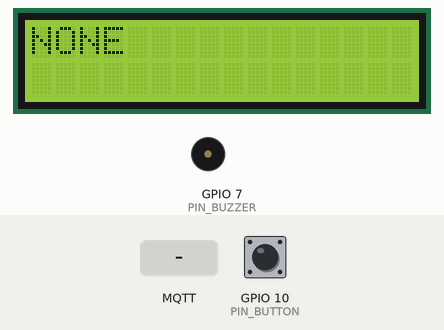
The sketch below on a simulated ESP32-S3. Parts: 16×2 character LCD, buzzer (waves = sounding, pin HIGH). The inputs (shaded band) are chosen by the test bench; at power-on: GPIO 10 (PIN_BUTTON) HIGH. WiFi joins after 1.5 s; servers stay silent unless stated; no MQTT or app messages arrive unless stated; what the sketch prints to the serial monitor is not drawn.

Above: at 1.2 s.
1.3 s: MQTT message "Q" arrives on the first subscribed topic
4.3 s: MQTT message "W" arrives on the first subscribed topic
At 5.7 s:
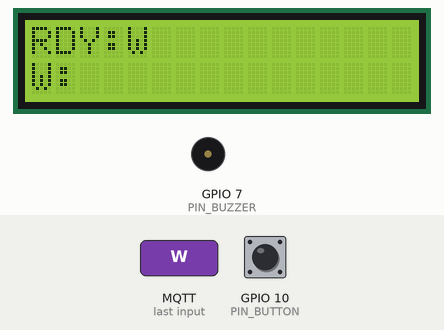
6.7 s: MQTT message "1" arrives on the first subscribed topic
At 8.0 s:
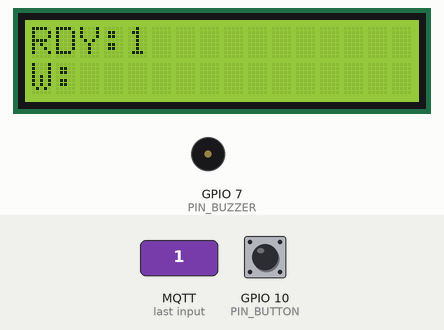
8.3 s: MQTT message "on" arrives on the first subscribed topic
At 9.5 s:
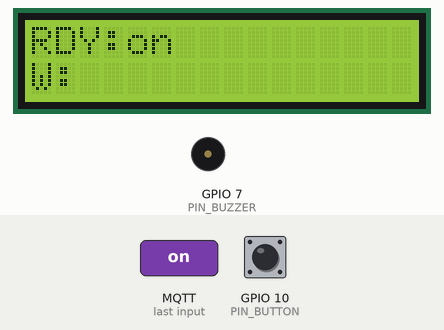
9.9 s: MQTT message "off" arrives on the first subscribed topic
At 10.8 s:
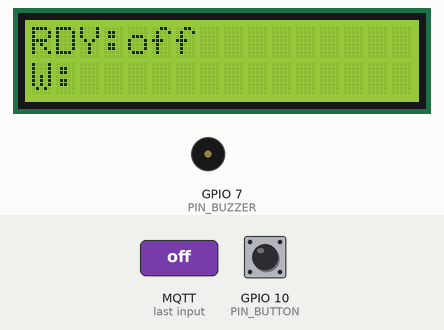
11.5 s: GPIO 10 (PIN_BUTTON) pulled LOW for 0.15 s
At 11.61 s:
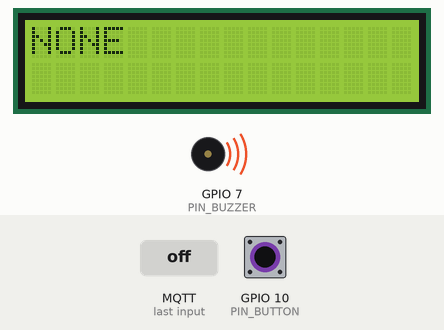
Timing chart, 0 to 14.1 s (numbered marks = the images above; inputs shaded):
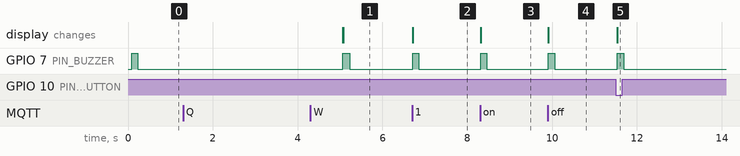

Measured:
- after the input at 1.3 s, every drawn part: stays the same
- after the input at 4.3 s, the display: first differs from a run without the input after 0.77 s (image 1)
- after the input at 6.7 s, GPIO 7 (PIN_BUZZER): LOW → HIGH at once, → LOW 0.15 s later; the display: changes at once (image 2)
- after the input at 8.3 s, GPIO 7 (PIN_BUZZER): LOW → HIGH at once, → LOW 0.15 s later; the display: changes at once (image 3)
- after the input at 9.9 s, GPIO 7 (PIN_BUZZER): LOW → HIGH at once, → LOW 0.15 s later; the display: changes at once (image 4)
- after the input at 11.5 s, GPIO 7 (PIN_BUZZER): LOW → HIGH at once, → LOW 0.15 s later; the display: changes at once (image 5)

The sketch:

canteen-node.ino
```cpp
// Canteen queue node — one sketch, three roles.
// Flash per node after changing ROLE below. No delay() anywhere;
// loop() must keep spinning so client.loop() stays responsive.
#include <WiFi.h>
#include <esp_wifi.h>

#include <PubSubClient.h>
#include <Wire.h>
#include <LiquidCrystal_I2C.h>

// ---- per-node config: change these four, nothing else ----
#define ROLE_KITCHEN 1
#define ROLE_COUNTER_A 2
#define ROLE_COUNTER_B 3
#define ROLE ROLE_COUNTER_B // <-- set per node before flashing

#define WIFI_SSID "Income Tax Dept Van #3"
#define WIFI_PASS "may the sauce be with you"
#define MQTT_HOST "10.129.75.137" // this machine's LAN IP (mosquitto); recheck after network changes
#define MQTT_PORT 1883

#define LCD_ADDR 0x27 // run an I2C scanner first; try 0x3F if blank
#define PIN_SDA 5
#define PIN_SCL 6
#define PIN_BUZZER 7 // HYDZ 2-pin piezo: + here, - to GND
#define PIN_BUTTON 10 // tactile: G10 -> button -> GND, INPUT_PULLUP

// ---- role-derived topics ----
#if ROLE == ROLE_KITCHEN
#define NODE_ID "kitchen"
#define SUB_TOPIC "canteen/kitchen/now"
#define PUB_TOPIC "canteen/kitchen/done"
#elif ROLE == ROLE_COUNTER_A
#define NODE_ID "counter-a"
#define SUB_TOPIC "canteen/counter-a/now"
#define PUB_TOPIC "canteen/counter-a/served"
#else
#define NODE_ID "counter-b"
#define SUB_TOPIC "canteen/counter-b/ready"
#define PUB_TOPIC "canteen/counter-b/collected"
#endif
#define LWT_TOPIC "canteen/" NODE_ID "/online"

// ponytail: PubSubClient publishes QoS0 (no QoS1 publish API); fine on local
// LAN — backend dedupes via CompleteOrder ErrConflict. Subscribes at QoS1.

WiFiClient espClient;
PubSubClient client(espClient);
LiquidCrystal_I2C lcd(LCD_ADDR, 16, 2);

// Display state. hasContent=false means IDLE/NONE on screen.
String shownId, shownExtra, shownDepth;
bool hasContent = false;
String lastL0 = "\xff", lastL1 = "\xff"; // force first draw

unsigned long beepOffAt = 0;
void beep() {
  digitalWrite(PIN_BUZZER, HIGH);
  beepOffAt = millis() + 150;
}
void serviceBeep() {
  if (beepOffAt && (long)(millis() - beepOffAt) >= 0) {
    digitalWrite(PIN_BUZZER, LOW);
    beepOffAt = 0;
  }
}

void render() {
  String l0, l1;
#if ROLE == ROLE_KITCHEN
  if (!hasContent) l0 = "IDLE";
  else {
    l0 = "TK:" + shownId;
    if (shownExtra.length()) l0 += " [" + shownExtra + "]";
    l1 = "Q:" + shownDepth;
  }
#elif ROLE == ROLE_COUNTER_A
  if (!hasContent) l0 = "IDLE";
  else {
    l0 = "NOW:" + shownId;
    l1 = "Q:" + shownDepth;
  }
#else
  if (!hasContent) l0 = "NONE";
  else {
    l0 = "RDY:" + shownId;
    if (shownExtra.length()) l0 += " [" + shownExtra + "]";
    l1 = "W:" + shownDepth;
  }
#endif
  l0 = l0.substring(0, 16);
  l1 = l1.substring(0, 16);
  if (l0 == lastL0 && l1 == lastL1) return; // LCD writes only on change
  lastL0 = l0;
  lastL1 = l1;
  lcd.clear();
  lcd.setCursor(0, 0);
  lcd.print(l0);
  lcd.setCursor(0, 1);
  lcd.print(l1);
}

// Payloads: "105 Q44" | "106 POR Q3" | "106 POR W2" | "IDLE Q0" | "NONE W0"
void onMsg(char *topic, byte *payload, unsigned int len) {
  String msg;
  for (unsigned int i = 0; i < len; i++) msg += (char)payload[i];
  msg.trim();
  if (msg.startsWith("IDLE") || msg.startsWith("NONE")) {
    hasContent = false;
    shownId = "";
  } else {
    int s1 = msg.indexOf(' ');
    if (s1 < 0) {
      shownId = msg;
      shownExtra = "";
      shownDepth = "";
    } else {
      shownId = msg.substring(0, s1);
      String rest = msg.substring(s1 + 1);
      rest.trim();
      int s2 = rest.indexOf(' ');
      if (s2 < 0) {
        if (rest.length() && (rest[0] == 'Q' || rest[0] == 'W')) {
          shownDepth = rest.substring(1);
          shownExtra = "";
        } else {
          shownExtra = rest;
          shownDepth = "";
        }
      } else {
        shownExtra = rest.substring(0, s2);
        shownDepth = rest.substring(s2 + 1);
        if (shownDepth.length() && (shownDepth[0] == 'Q' || shownDepth[0] == 'W'))
          shownDepth = shownDepth.substring(1);
      }
    }
    hasContent = shownId.length() > 0;
  }
  render();
  beep();
}

// Edge-triggered, 30 ms debounce. Returns true once per press.
bool buttonPressed() {
  static int stable = HIGH, lastRaw = HIGH;
  static unsigned long lastChange = 0;
  int raw = digitalRead(PIN_BUTTON);
  if (raw != lastRaw) {
    lastRaw = raw;
    lastChange = millis();
  }
  if (millis() - lastChange >= 30 && raw != stable) {
    stable = raw;
    if (stable == LOW) return true;
  }
  return false;
}

void wifiEvent(WiFiEvent_t event, WiFiEventInfo_t info) {
  if (event == ARDUINO_EVENT_WIFI_STA_CONNECTED) Serial.println("EV assoc-ok");
  else if (event == ARDUINO_EVENT_WIFI_STA_GOT_IP) {
    Serial.print("EV got-ip: ");
    Serial.println(WiFi.localIP());
  } else if (event == ARDUINO_EVENT_WIFI_STA_DISCONNECTED) {
    Serial.print("EV drop reason=");
    Serial.println(info.wifi_sta_disconnected.reason);
  }
}

void wifiMaintain() {
  static bool wasUp = false;
  static unsigned long lastNote = 0;
  if (WiFi.status() == WL_CONNECTED) {
    if (!wasUp) {
      wasUp = true;
      Serial.print("WiFi up: ");
      Serial.println(WiFi.localIP());
    }
    return;
  }
  wasUp = false;
  if (millis() - lastNote < 15000) return; // heartbeat only: never touch the driver here
  lastNote = millis();
  Serial.print("WiFi down... status=");
  Serial.println((int)WiFi.status());
}

void mqttMaintain() {
  static unsigned long lastTry = 0;
  if (client.connected()) return;
  if (WiFi.status() != WL_CONNECTED) return;
  if (millis() - lastTry < 5000) return;
  lastTry = millis();
  String cid = String(NODE_ID) + "-" + String((uint32_t)ESP.getEfuseMac(), HEX);
  if (client.connect(cid.c_str(), NULL, NULL, LWT_TOPIC, 0, true, "0")) {
    client.publish(LWT_TOPIC, "1", true);
    client.subscribe(SUB_TOPIC, 1);
    Serial.println("MQTT up");
  } else {
    Serial.print("MQTT fail rc=");
    Serial.println(client.state());
  }
}

void setup() {
  Serial.begin(115200);
  Serial.print("Joining ");
  Serial.println(WIFI_SSID);
  pinMode(PIN_BUZZER, OUTPUT);
  digitalWrite(PIN_BUZZER, LOW);
  pinMode(PIN_BUTTON, INPUT_PULLUP);
  Wire.begin(PIN_SDA, PIN_SCL);
  lcd.init();
  lcd.backlight();
  lcd.setCursor(0, 0);
  lcd.print("Booting...");
  WiFi.mode(WIFI_STA);
  esp_wifi_set_protocol(WIFI_IF_STA, WIFI_PROTOCOL_11B); // weak-TX batch: DSSS-only, see bare test
  WiFi.setSleep(false); // phone hotspots often drop ESP auth frames when modem-sleep is on
  WiFi.onEvent(wifiEvent);
  WiFi.setAutoReconnect(true);
  WiFi.begin(WIFI_SSID, WIFI_PASS); // called once: re-calling begin() mid-handshake wedges the driver
  WiFi.setTxPower(WIFI_POWER_8_5dBm); // defective-HF-design fix (espressif/arduino-esp32#6767)
  client.setServer(MQTT_HOST, MQTT_PORT);
  client.setCallback(onMsg);
  render();
  beep(); // boot chirp: wiring alive
}

void loop() {
  wifiMaintain();
  mqttMaintain();
  client.loop();
  if (buttonPressed()) {
    if (!hasContent) {
      Serial.println("Button: ignored (idle)");
    } else {
      Serial.print("Button: publish ");
      Serial.print(PUB_TOPIC);
      Serial.print(" ");
      Serial.println(shownId);
      client.publish(PUB_TOPIC, shownId.c_str());
      hasContent = false; // clear locally; next head arrives from backend
      shownId = "";
      render();
      beep();
    }
  }
  serviceBeep();
}
```
